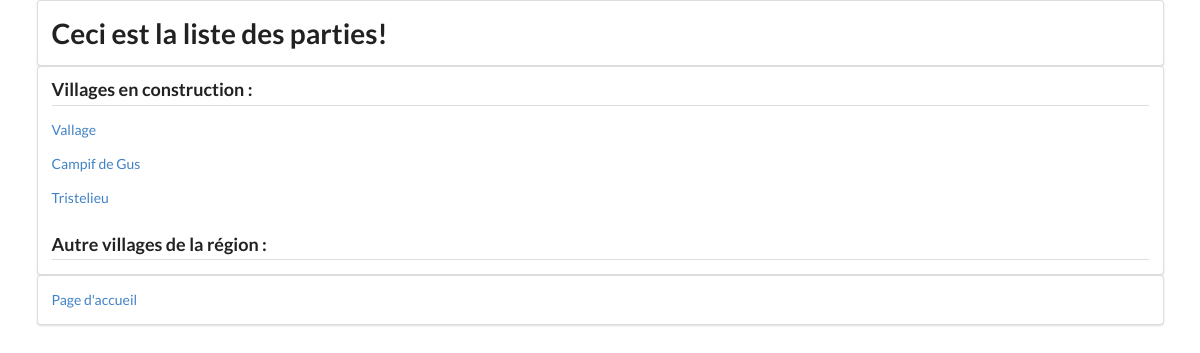
The app's page /gameList/ with its own data.
### website/models.py (models this page shows)
class Game(models.Model):
    name = models.TextField(max_length=50, blank=True)
    gamemode = models.TextField(max_length=50, blank=True)
    player = models.ManyToManyField(Player)
    started = models.BooleanField(default=True)

### website/views.py (the view)
# urls.py: url(r'^gameList/?', views.game_list, name='gameList'),
def game_list(request):
    games_being_created=Game.objects.filter(started__exact=False)
    games_started=Game.objects.filter(started__exact=True)
    return render(request, 'website/gameList.html',context={'gamesStarted':games_started,'gamesBeingCreated':games_being_created})

### templates/website/gameList.html (shortened to what this page needs)
{% extends 'website/includes/base.html' %}
{% block content %}
    <div class="ui container">
        <div class="ui segment">
            <h1 class="ui center"> Ceci est la liste des parties! </h1>
        </div>
    </div>
    <div class="ui container">
        <div class="ui segment">
            <h3 class="ui dividing header">Villages en construction :</h3>
            {% for game in gamesBeingCreated %}
                <p><a href="{% url 'currentGame' game.id %}">{{ game.name }}</a></p>
            {% endfor %}
            <h3 class="ui dividing header">Autre villages de la région :</h3>
        </div>
    </div>
    <div class="ui container">
        <div class="ui segment">
           <p><a href="{% url 'home' %}">Page d'accueil</a></p>
        </div>
    </div>
{% endblock %}

### records on screen
Game: name "Vallage"
Game: name "Campif de Gus"
Game: name "Tristelieu"
